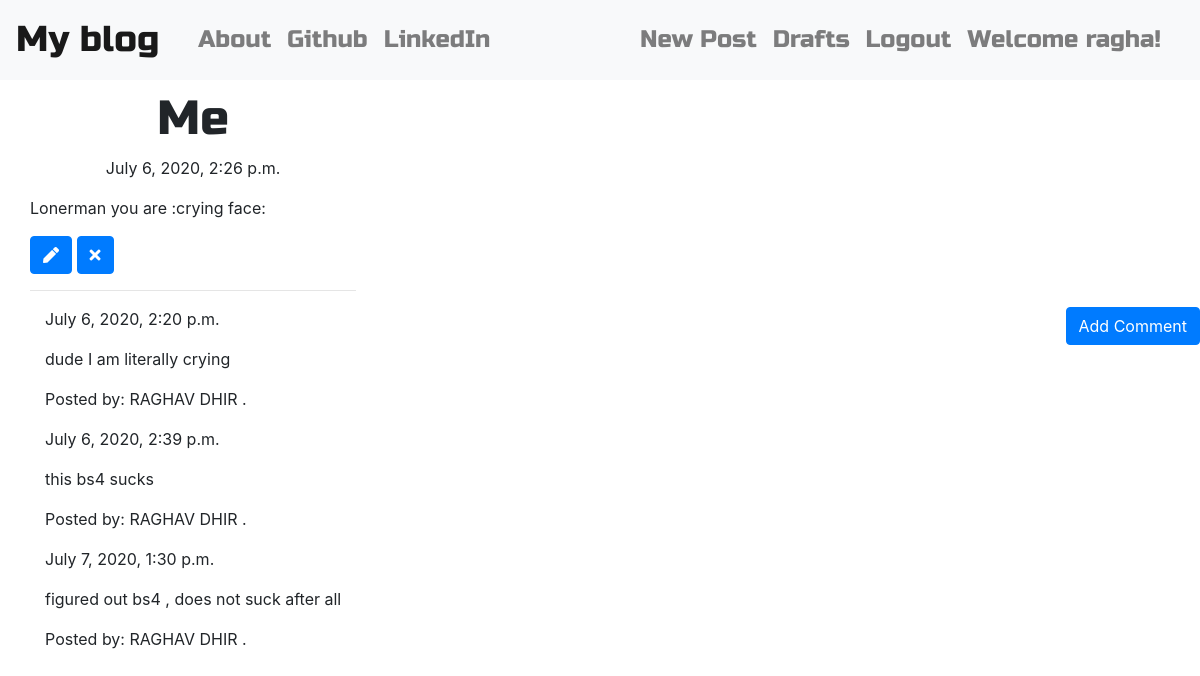
Screenshot of /post/4 (signed in) with the database file from the repository.
### blogApp/models.py (models this page shows, shortened)
class Post(models.Model):
    author = models.ForeignKey('auth.User', on_delete=models.CASCADE)
    title = models.CharField(max_length=256)
    text = models.TextField()
    created_date = models.DateTimeField(default=timezone.now)
    published_date = models.DateTimeField(blank=True, null=True)

class Comment(models.Model):
    post = models.ForeignKey('blogApp.post', related_name='comments', on_delete=models.CASCADE)
    author = models.CharField(max_length=256)
    text = models.TextField()
    created_date = models.DateTimeField(default=timezone.now)
    approved_comment = models.BooleanField(default=False)

### blogApp/views.py (the view)
# urls.py: re_path(r'post/(?P<pk>\d+)$', views.PostDetailView.as_view(), name='post_detail'),
class PostDetailView(DetailView):
    model = Post

### blogApp/templates/blogApp/post_detail.html (shortened to what this page needs)
{% extends 'blogApp/base.html' %}
{% block body_block %}
<h1 class="posttitle loader">{{ post.title }}</h1>
{% if post.published_date %}
<div class="date postdate">
    {{ post.published_date }}
</div>
{% else %}
<a class="btn btn-default" href="{% url 'post_publish' pk=post.pk %}">Publish</a>
{% endif %}
<p class="postcontent">{{ post.text|safe|linebreaksbr }}</p>
{% if user.is_authenticated %}
<a class="btn btn-primary" href="{% url 'post_edit' pk=post.pk  %}">
    <i class="fas fa-pen"></i>
</a>
<a class="btn btn-primary" href="{% url 'post_remove' pk=post.pk  %}">
    <i class="fas fa-times"></i>
</a>
{% endif %}
<hr>
<a class="btn btn-primary btn-comment" href="{% url 'add_comment_to_post' pk=post.pk %}">Add Comment</a>
<div class="container">
    {% for comment in post.comments.all %}
    {% if user.is_authenticated or comment.approved_comment %}
    {{ comment.created_date }}
    <p>{{ comment.text|safe|linebreaks }}</p>
    <p>Posted by: {{ comment.author }}</p>
    {% endif %}
    {% empty %}
    <p>No Comments!</p>
    {% endfor %}
</div>
{% endblock %}

### blogApp/templates/blogApp/base.html (shortened to what this page needs)
<!DOCTYPE html>
{% load static %}
<html lang="en">
<head>
    <link rel="stylesheet" href="https://stackpath.bootstrapcdn.com/bootstrap/4.5.0/css/bootstrap.min.css">
    <link rel="stylesheet" href="//cdn.jsdelivr.net/npm/medium-editor@latest/dist/css/medium-editor.min.css" type="text/css" media="screen" charset="utf-8">
    <link rel="stylesheet" href="{% static 'css/blog.css' %}">
    <link rel="stylesheet" href="https://use.fontawesome.com/releases/v5.6.3/css/all.css">
</head>
<body class="loader">
<nav class="navbar navbar-expand-sm navbar-light bg-light techfont">
    <a class="navbar-brand bigbrand" href="{% url 'post_list' %}">My blog</a>
    <div class="container">
        <div class="collapse navbar-collapse">
        <ul class="navbar-nav mr-auto">
            <li class="nav-item">
                <a class="nav-link" href="{% url 'aboutus' %}">About</a>
            </li>
            <li class="nav-item">
                <a class="nav-link" href="https://www.github.com">Github</a>
            </li>
            <li class="nav-item">
                <a class="nav-link" href="https://www.linkedin.com">LinkedIn</a>
            </li>
        </ul>
        <ul class="nav navbar-nav navbar-right">
            {% if user.is_authenticated %}
            <li class="nav-item">
                <a class="nav-link" href="{% url 'post_new' %}">New Post</a>
            </li>
            <li class="nav-item">
                <a class="nav-link" href="{% url 'post_draft_list' %}">Drafts</a>
            </li>
            <li class="nav-item">
                <a class="nav-link" href="{% url 'logout' %}">Logout</a>
            </li>
            <li class="nav-item">
                <a class="nav-link">Welcome {{ user.username }}!</a>
            </li>
            {% else %}
            <li>
                <a class="nav navbar-right" href="{% url 'login' %}"><span><i class="fas fa-user"></i></span></a>
            </li>
            {% endif %}
        </ul>
        </div>
    </div>
</nav>
<div class="content container">
    <div class="row">
        <div class="blog_posts">
            {% block body_block %}
            {% endblock %}
        </div>
    </div>
</div>
</body>
</html>

### blogApp/static/css/blog.css (style rules this page uses)
.techfont { font-family: 'Russo One', sans-serif; font-size: 1.5em; margin-bottom: 10px; }
.bigbrand { font-size: 1.5em; }
.postdate { text-align: center; }
.posttitle { font-family: 'Russo One', sans-serif; font-size: 3em; text-align: center; }
.postcontent { font-family: 'Montserrat', sans-serif; font-size: 1.5em; }
.btn-comment { position: absolute; right: 0; }
.loader { filter:hue-rotate(0deg); color:linear-gradient(45deg,#0f8,#08f); animation:hue 10000ms infinite linear; }

### rows the page displays
Post: title "Me", published_date "July 6, 2020, 2:26 p.m.", text "Lonerman you are :crying face:"
Comment: created_date "July 6, 2020, 2:20 p.m.", text "dude I am literally crying", author "RAGHAV DHIR ."
Comment: created_date "July 6, 2020, 2:39 p.m.", text "this bs4 sucks", author "RAGHAV DHIR ."
Comment: created_date "July 7, 2020, 1:30 p.m.", text "figured out bs4 , does not suck after all", author "RAGHAV DHIR ."

### other values shown
{{ user.username }} "ragha"
